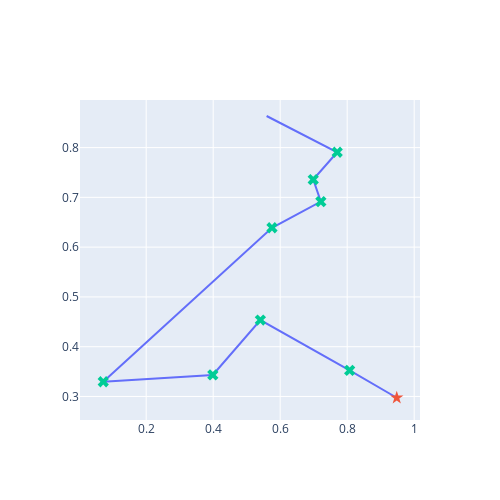

Source (notebook cell):
### Markdown cell above
#### Test the function

### Code cell
# Test
rg = Generator(PCG64(42069)) # set your own unique seed number
n_cities = 10
cities = simulate_cities(rg, n_cities)
start_time = time.time()  # Record start time
solution, distance = local_search(cities, iterations=1000)
end_time = time.time()  # Record end time
print("best solution:", solution)
print("distance travelled:", distance)
print("Computing time:", end_time - start_time, "seconds")

draw_salesman(solution, cities)

### Figure 1 — Plotly figure (JSON) as saved in the notebook; plotly's stock layout.template omitted (floating-point values rounded to 4 significant figures)
{"data": [{"mode": "lines", "type": "scatter", "x": [0.9479, 0.8073, 0.5409, 0.3989, 0.0718, 0.5755, 0.7213, 0.6986, 0.7702, 0.5594], "y": [0.2974, 0.3523, 0.4535, 0.3432, 0.3295, 0.6389, 0.6914, 0.7357, 0.7906, 0.8635]}, {"marker": {"size": 10, "symbol": "star"}, "mode": "markers", "text": "0", "type": "scatter", "x": [0.9479], "y": [0.2974]}, {"marker": {"size": 10, "symbol": "x"}, "mode": "markers", "text": ["5", "4", "8", "1", "9", "3", "6", "7"], "type": "scatter", "x": [0.8073, 0.5409, 0.3989, 0.0718, 0.5755, 0.7213, 0.6986, 0.7702], "y": [0.3523, 0.4535, 0.3432, 0.3295, 0.6389, 0.6914, 0.7357, 0.7906]}], "layout": {"height": 500, "showlegend": false, "width": 500}}
